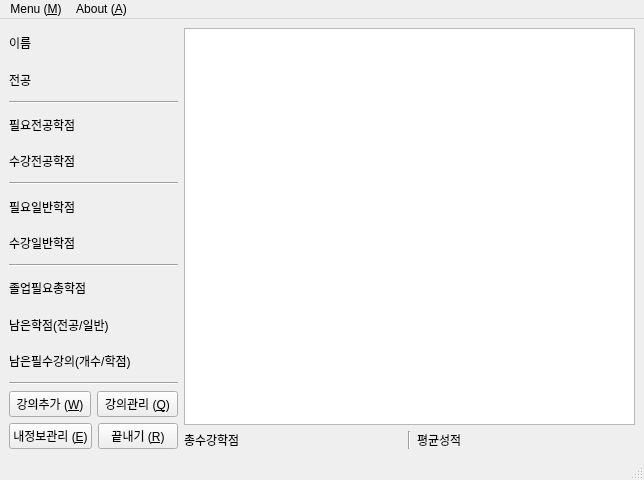
<?xml version="1.0" encoding="UTF-8"?>
<ui version="4.0">
 <class>JolUpMain</class>
 <widget class="QMainWindow" name="JolUpMain">
  <property name="geometry">
   <rect>
    <x>0</x>
    <y>0</y>
    <width>644</width>
    <height>480</height>
   </rect>
  </property>
  <property name="windowTitle">
   <string>JolUp</string>
  </property>
  <widget class="QWidget" name="centralwidget">
   <layout class="QHBoxLayout" name="horizontalLayout_14">
    <item>
     <layout class="QVBoxLayout" name="verticalLayout_3">
      <item>
       <layout class="QVBoxLayout" name="verticalLayout">
        <item>
         <layout class="QHBoxLayout" name="horizontalLayout_3">
          <item>
           <widget class="QLabel" name="label_Name">
            <property name="text">
             <string>이름</string>
            </property>
           </widget>
          </item>
          <item>
           <widget class="QLabel" name="label_NameData">
            <property name="text">
             <string/>
            </property>
            <property name="alignment">
             <set>Qt::AlignCenter</set>
            </property>
           </widget>
          </item>
         </layout>
        </item>
        <item>
         <layout class="QHBoxLayout" name="horizontalLayout_4">
          <item>
           <widget class="QLabel" name="label_Major">
            <property name="text">
             <string>전공</string>
            </property>
           </widget>
          </item>
          <item>
           <widget class="QLabel" name="label_MajorData">
            <property name="text">
             <string/>
            </property>
            <property name="alignment">
             <set>Qt::AlignCenter</set>
            </property>
           </widget>
          </item>
         </layout>
        </item>
        <item>
         <widget class="Line" name="line">
          <property name="orientation">
           <enum>Qt::Horizontal</enum>
          </property>
         </widget>
        </item>
        <item>
         <layout class="QHBoxLayout" name="horizontalLayout_6">
          <item>
           <widget class="QLabel" name="label_NeedMajorPoint">
            <property name="text">
             <string>필요전공학점</string>
            </property>
           </widget>
          </item>
          <item>
           <widget class="QLabel" name="label_NeedMajorPointData">
            <property name="text">
             <string/>
            </property>
            <property name="alignment">
             <set>Qt::AlignCenter</set>
            </property>
           </widget>
          </item>
         </layout>
        </item>
        <item>
         <layout class="QHBoxLayout" name="horizontalLayout_5">
          <item>
           <widget class="QLabel" name="label_CompleteMajorPoint">
            <property name="text">
             <string>수강전공학점</string>
            </property>
           </widget>
          </item>
          <item>
           <widget class="QLabel" name="label_CompleteMajorPointData">
            <property name="text">
             <string/>
            </property>
            <property name="alignment">
             <set>Qt::AlignCenter</set>
            </property>
           </widget>
          </item>
         </layout>
        </item>
        <item>
         <widget class="Line" name="line_2">
          <property name="orientation">
           <enum>Qt::Horizontal</enum>
          </property>
         </widget>
        </item>
        <item>
         <layout class="QHBoxLayout" name="horizontalLayout_8">
          <item>
           <widget class="QLabel" name="label_NeedNormalPoint">
            <property name="text">
             <string>필요일반학점</string>
            </property>
           </widget>
          </item>
          <item>
           <widget class="QLabel" name="label_NeedNormalPointData">
            <property name="text">
             <string/>
            </property>
            <property name="alignment">
             <set>Qt::AlignCenter</set>
            </property>
           </widget>
          </item>
         </layout>
        </item>
        <item>
         <layout class="QHBoxLayout" name="horizontalLayout_7">
          <item>
           <widget class="QLabel" name="label_CompleteNomalPoint">
            <property name="text">
             <string>수강일반학점</string>
            </property>
           </widget>
          </item>
          <item>
           <widget class="QLabel" name="label_CompleteNomalPointData">
            <property name="text">
             <string/>
            </property>
            <property name="alignment">
             <set>Qt::AlignCenter</set>
            </property>
           </widget>
          </item>
         </layout>
        </item>
        <item>
         <widget class="Line" name="line_3">
          <property name="orientation">
           <enum>Qt::Horizontal</enum>
          </property>
         </widget>
        </item>
        <item>
         <layout class="QHBoxLayout" name="horizontalLayout_9"/>
        </item>
        <item>
         <layout class="QHBoxLayout" name="horizontalLayout_10">
          <item>
           <widget class="QLabel" name="label_NeedTotalPoint">
            <property name="text">
             <string>졸업필요총학점</string>
            </property>
           </widget>
          </item>
          <item>
           <widget class="QLabel" name="label_NeedTotalPointData">
            <property name="text">
             <string/>
            </property>
            <property name="alignment">
             <set>Qt::AlignCenter</set>
            </property>
           </widget>
          </item>
         </layout>
        </item>
        <item>
         <layout class="QHBoxLayout" name="horizontalLayout_11">
          <item>
           <widget class="QLabel" name="label_RemainPoint">
            <property name="text">
             <string>남은학점(전공/일반)</string>
            </property>
           </widget>
          </item>
          <item>
           <widget class="QLabel" name="label_RemainPointData">
            <property name="text">
             <string/>
            </property>
            <property name="alignment">
             <set>Qt::AlignCenter</set>
            </property>
           </widget>
          </item>
         </layout>
        </item>
        <item>
         <layout class="QHBoxLayout" name="horizontalLayout_13">
          <item>
           <widget class="QLabel" name="label_RemainNeedLecture">
            <property name="text">
             <string>남은필수강의(개수/학점)</string>
            </property>
           </widget>
          </item>
          <item>
           <widget class="QLabel" name="label_RemainNeedLectureData">
            <property name="text">
             <string/>
            </property>
            <property name="alignment">
             <set>Qt::AlignCenter</set>
            </property>
           </widget>
          </item>
         </layout>
        </item>
       </layout>
      </item>
      <item>
       <widget class="Line" name="line_5">
        <property name="orientation">
         <enum>Qt::Horizontal</enum>
        </property>
       </widget>
      </item>
      <item>
       <layout class="QVBoxLayout" name="verticalLayout_2">
        <item>
         <layout class="QHBoxLayout" name="horizontalLayout">
          <item>
           <widget class="QPushButton" name="pushButton_LectureAdd">
            <property name="text">
             <string>강의추가 (&amp;W)</string>
            </property>
           </widget>
          </item>
          <item>
           <widget class="QPushButton" name="pushButton_LectureModify">
            <property name="text">
             <string>강의관리 (&amp;Q)</string>
            </property>
           </widget>
          </item>
         </layout>
        </item>
        <item>
         <layout class="QHBoxLayout" name="horizontalLayout_2">
          <item>
           <widget class="QPushButton" name="pushButton_MyInfo">
            <property name="text">
             <string>내정보관리 (&amp;E)</string>
            </property>
           </widget>
          </item>
          <item>
           <widget class="QPushButton" name="pushButton_Exit">
            <property name="text">
             <string>끝내기 (&amp;R)</string>
            </property>
           </widget>
          </item>
         </layout>
        </item>
       </layout>
      </item>
     </layout>
    </item>
    <item>
     <layout class="QVBoxLayout" name="verticalLayout_4">
      <item>
       <widget class="QTableView" name="tableView_Lecture"/>
      </item>
      <item>
       <layout class="QHBoxLayout" name="horizontalLayout_12">
        <item>
         <widget class="QLabel" name="label_CompleteTotalPoint">
          <property name="text">
           <string>총수강학점</string>
          </property>
         </widget>
        </item>
        <item>
         <widget class="QLabel" name="label_CompleteTotalPointData">
          <property name="text">
           <string/>
          </property>
          <property name="alignment">
           <set>Qt::AlignCenter</set>
          </property>
         </widget>
        </item>
        <item>
         <widget class="Line" name="line_4">
          <property name="orientation">
           <enum>Qt::Vertical</enum>
          </property>
         </widget>
        </item>
        <item>
         <widget class="QLabel" name="label_AvgGrade">
          <property name="text">
           <string>평균성적</string>
          </property>
         </widget>
        </item>
        <item>
         <widget class="QLabel" name="label_AvgGradeData">
          <property name="text">
           <string/>
          </property>
          <property name="alignment">
           <set>Qt::AlignCenter</set>
          </property>
         </widget>
        </item>
       </layout>
      </item>
     </layout>
    </item>
   </layout>
   <zorder></zorder>
  </widget>
  <widget class="QMenuBar" name="menubar">
   <property name="geometry">
    <rect>
     <x>0</x>
     <y>0</y>
     <width>644</width>
     <height>29</height>
    </rect>
   </property>
   <widget class="QMenu" name="menuD">
    <property name="title">
     <string>Menu (&amp;M)</string>
    </property>
    <addaction name="actionNew"/>
    <addaction name="actionOpen"/>
    <addaction name="actionSave"/>
    <addaction name="actionSave_As"/>
    <addaction name="separator"/>
    <addaction name="actionExit"/>
   </widget>
   <widget class="QMenu" name="menuAbout">
    <property name="title">
     <string>About (&amp;A)</string>
    </property>
   </widget>
   <addaction name="menuD"/>
   <addaction name="menuAbout"/>
  </widget>
  <widget class="QStatusBar" name="statusbar"/>
  <action name="actionNew">
   <property name="text">
    <string>New (&amp;N)</string>
   </property>
  </action>
  <action name="actionOpen">
   <property name="text">
    <string>Open (&amp;O)</string>
   </property>
  </action>
  <action name="actionSave">
   <property name="text">
    <string>Save (&amp;S)</string>
   </property>
  </action>
  <action name="actionSave_As">
   <property name="text">
    <string>Save As</string>
   </property>
  </action>
  <action name="actionExit">
   <property name="text">
    <string>Exit</string>
   </property>
  </action>
 </widget>
 <tabstops>
  <tabstop>pushButton_LectureModify</tabstop>
  <tabstop>pushButton_MyInfo</tabstop>
  <tabstop>pushButton_Exit</tabstop>
  <tabstop>tableView_Lecture</tabstop>
 </tabstops>
 <resources/>
 <connections/>
</ui>
